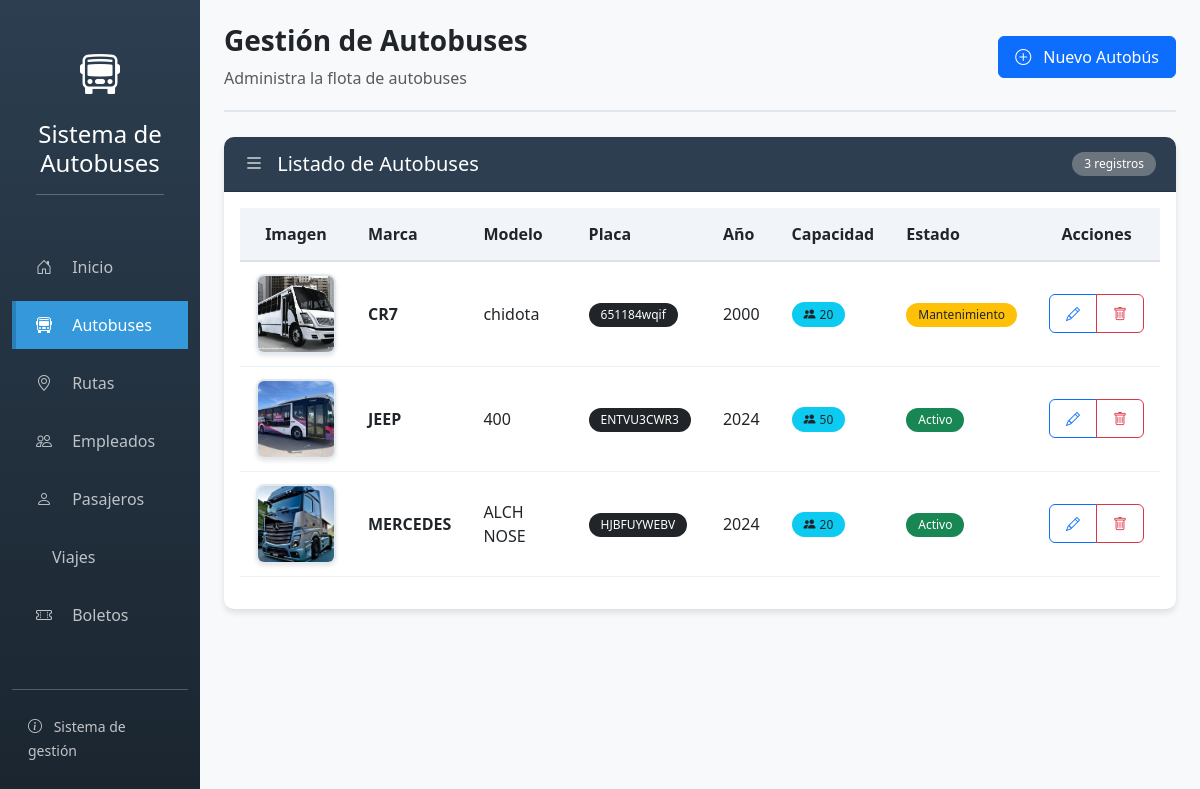
/autobuses/, run on the app's committed database.
### app_autobuses/models.py (models this page shows, shortened)
class Autobus(models.Model):
    ESTADOS = [
        ('activo', 'Activo'),
        ('mantenimiento', 'En Mantenimiento'),
        ('inactivo', 'Inactivo'),
    ]
    modelo = models.CharField(max_length=50)
    marca = models.CharField(max_length=50)
    placa = models.CharField(max_length=10, unique=True)
    año = models.IntegerField(validators=[MinValueValidator(2000), MaxValueValidator(2024)])
    capacidad = models.IntegerField(validators=[MinValueValidator(10), MaxValueValidator(100)])
    estado = models.CharField(max_length=20, choices=ESTADOS, default='activo')
    imagen = models.ImageField(upload_to=autobus_imagen_path, null=True, blank=True)
    fecha_creacion = models.DateTimeField(auto_now_add=True)
    class Meta:
        verbose_name = 'Autobús'
        verbose_name_plural = 'Autobuses'

### app_autobuses/views.py (the view)
# urls.py: path('autobuses/', views.autobus_listar, name='autobus_listar'),
def autobus_listar(request):
    autobuses = Autobus.objects.all().order_by('marca', 'modelo')
    return render(request, 'app_autobuses/autobus/listar.html', {'autobuses': autobuses})

### app_autobuses/templates/app_autobuses/autobus/listar.html (shortened to what this page needs)
{% extends 'base.html' %}
{% block header_title %}Gestión de Autobuses{% endblock %}
{% block header_subtitle %}Administra la flota de autobuses{% endblock %}
{% block header_buttons %}
<a href="{% url 'autobus_crear' %}" class="btn btn-primary">
    <i class="bi bi-plus-circle me-2"></i> Nuevo Autobús
</a>
{% endblock %}
{% block content %}
<div class="card">
    <div class="card-header d-flex justify-content-between align-items-center">
        <h5 class="mb-0"><i class="bi bi-list me-2"></i> Listado de Autobuses</h5>
        <span class="badge bg-secondary">{{ autobuses|length }} registros</span>
    </div>
    <div class="card-body">
        {% if autobuses %}
        <div class="table-responsive">
            <table class="table table-hover">
                <thead>
                    <tr>
                        <th width="90" class="text-center">Imagen</th>
                        <th>Marca</th>
                        <th>Modelo</th>
                        <th>Placa</th>
                        <th>Año</th>
                        <th>Capacidad</th>
                        <th>Estado</th>
                        <th width="120" class="text-center">Acciones</th>
                    </tr>
                </thead>
                <tbody>
                    {% for autobus in autobuses %}
                    <tr>
                        <td class="text-center">
                            {% if autobus.imagen %}
                            <img src="{{ autobus.imagen.url }}"
                                 class="img-tabla"
                                 alt="{{ autobus.marca }} {{ autobus.modelo }}"
                                 data-bs-toggle="tooltip"
                                 title="{{ autobus.marca }} {{ autobus.modelo }}">
                            {% else %}
                            <div class="sin-imagen" data-bs-toggle="tooltip" title="Sin imagen">
                                <i class="bi bi-bus-front"></i>
                                <small>Sin imagen</small>
                            </div>
                            {% endif %}
                        </td>
                        <td class="fw-bold">{{ autobus.marca }}</td>
                        <td>{{ autobus.modelo }}</td>
                        <td>
                            <span class="badge bg-dark">{{ autobus.placa }}</span>
                        </td>
                        <td>{{ autobus.año }}</td>
                        <td>
                            <span class="badge bg-info text-dark">
                                <i class="bi bi-people-fill me-1"></i>{{ autobus.capacidad }}
                            </span>
                        </td>
                        <td>
                            {% if autobus.estado == 'activo' %}
                            <span class="badge bg-success">Activo</span>
                            {% elif autobus.estado == 'mantenimiento' %}
                            <span class="badge bg-warning text-dark">Mantenimiento</span>
                            {% else %}
                            <span class="badge bg-danger">Inactivo</span>
                            {% endif %}
                        </td>
                        <td class="text-center">
                            <div class="btn-group btn-group-sm" role="group">
                                <a href="{% url 'autobus_editar' autobus.id %}"
                                   class="btn btn-outline-primary"
                                   data-bs-toggle="tooltip"
                                   title="Editar">
                                    <i class="bi bi-pencil"></i>
                                </a>
                                <a href="{% url 'autobus_eliminar' autobus.id %}"
                                   class="btn btn-outline-danger"
                                   data-bs-toggle="tooltip"
                                   title="Eliminar">
                                    <i class="bi bi-trash"></i>
                                </a>
                            </div>
                        </td>
                    </tr>
                    {% endfor %}
                </tbody>
            </table>
        </div>
        {% endif %}
    </div>
</div>
{% endblock %}

### app_autobuses/templates/base.html (shortened to what this page needs)
<!DOCTYPE html>
<html lang="es">
<head>
    <link href="https://cdn.jsdelivr.net/npm/bootstrap@5.3.0/dist/css/bootstrap.min.css" rel="stylesheet">
    <link rel="stylesheet" href="https://cdn.jsdelivr.net/npm/bootstrap-icons@1.10.0/font/bootstrap-icons.css">
</head>
<body>
    <div class="container-fluid">
        <div class="row">
            <nav class="col-md-3 col-lg-2 d-md-block sidebar">
                <div class="position-sticky pt-4">
                    <div class="text-center mb-5">
                        <div class="mb-3">
                            <i class="bi bi-bus-front fs-1 text-white"></i>
                        </div>
                        <h4 class="text-white mb-0">Sistema de</h4>
                        <h4 class="text-white mb-3">Autobuses</h4>
                        <hr class="bg-light opacity-25 mx-4">
                    </div>
                    <ul class="nav flex-column">
                        <li class="nav-item mb-2">
                            <a href="{% url 'index' %}" class="nav-link {% if request.path == '/' %}active{% endif %}">
                                <i class="bi bi-house-door me-3"></i>
                                <span>Inicio</span>
                            </a>
                        </li>
                        <li class="nav-item mb-2">
                            <a href="{% url 'autobus_listar' %}" class="nav-link {% if 'autobuses' in request.path %}active{% endif %}">
                                <i class="bi bi-bus-front me-3"></i>
                                <span>Autobuses</span>
                            </a>
                        </li>
                        <li class="nav-item mb-2">
                            <a href="{% url 'ruta_listar' %}" class="nav-link {% if 'rutas' in request.path %}active{% endif %}">
                                <i class="bi bi-geo-alt me-3"></i>
                                <span>Rutas</span>
                            </a>
                        </li>
                        <li class="nav-item mb-2">
                            <a href="{% url 'empleado_listar' %}" class="nav-link {% if 'empleados' in request.path %}active{% endif %}">
                                <i class="bi bi-people me-3"></i>
                                <span>Empleados</span>
                            </a>
                        </li>
                        <li class="nav-item mb-2">
                            <a href="{% url 'pasajero_listar' %}" class="nav-link {% if 'pasajeros' in request.path %}active{% endif %}">
                                <i class="bi bi-person me-3"></i>
                                <span>Pasajeros</span>
                            </a>
                        </li>
                        <li class="nav-item mb-2">
                            <a href="{% url 'viaje_listar' %}" class="nav-link {% if 'viajes' in request.path %}active{% endif %}">
                                <span>Viajes</span>
                            </a>
                        </li>
                        <li class="nav-item">
                            <a href="{% url 'boleto_listar' %}" class="nav-link {% if 'boletos' in request.path %}active{% endif %}">
                                <i class="bi bi-ticket-perforated me-3"></i>
                                <span>Boletos</span>
                            </a>
                        </li>
                    </ul>
                    <div class="mt-5 pt-4 border-top border-light border-opacity-25 px-3">
                        <small class="text-light opacity-75">
                            <i class="bi bi-info-circle me-2"></i>
                            Sistema de gestión
                        </small>
                    </div>
                </div>
            </nav>
            <main class="col-md-9 ms-sm-auto col-lg-10 px-4 pt-4">
                <div class="page-header">
                    <div class="d-flex justify-content-between align-items-center">
                        <div>
                            <h1 class="h3 mb-2 fw-bold text-dark">{% block header_title %}{% endblock %}</h1>
                            <p class="text-muted mb-0">{% block header_subtitle %}{% endblock %}</p>
                        </div>
                        <div>
                            {% block header_buttons %}{% endblock %}
                        </div>
                    </div>
                </div>
                {% block content %}{% endblock %}
            </main>
        </div>
    </div>
</body>
</html>

### app_autobuses/templates/base.html (style rules this page uses)
body { background-color: #f8f9fa; font-family: 'Segoe UI', Tahoma, Geneva, Verdana, sans-serif; }
.sidebar { background: linear-gradient(180deg, #2c3e50 0%, #1a252f 100%); color: white; min-height: 100vh; padding-top: 20px; }
.sidebar a { color: #bdc3c7; text-decoration: none; padding: 12px 20px; display: block; margin-bottom: 2px; transition: all 0.3s; border-left: 4px solid transparent; }
.sidebar a.active { color: white; background-color: #3498db; border-left: 4px solid #2980b9; }
.card { border: none; border-radius: 10px; box-shadow: 0 4px 6px rgba(0,0,0,0.1); margin-bottom: 25px; }
.card-header { background-color: #2c3e50; color: white; border-radius: 10px 10px 0 0 !important; padding: 15px 20px; font-weight: 600; }
.table th { background-color: #f1f5f9; font-weight: 600; padding: 14px 16px; border-bottom: 2px solid #dee2e6; }
.table td { padding: 12px 16px; vertical-align: middle; border-color: #edf2f7; }
.img-tabla { width: 80px; height: 80px; object-fit: cover; border-radius: 8px; border: 2px solid #e2e8f0; box-shadow: 0 2px 4px rgba(0,0,0,0.1); }
.btn { padding: 8px 16px; border-radius: 6px; font-weight: 500; transition: all 0.3s; }
.badge { padding: 6px 12px; border-radius: 20px; font-weight: 500; }
.page-header { padding-bottom: 20px; margin-bottom: 25px; border-bottom: 2px solid #e2e8f0; }

### data on the page
Autobus: imagen (picture), marca "CR7", modelo "chidota", placa "651184wqif", año "2000", capacidad "20", estado "Mantenimiento"
Autobus: imagen (picture), marca "JEEP", modelo "400", placa "ENTVU3CWR3", año "2024", capacidad "50", estado "Activo"
Autobus: imagen (picture), marca "MERCEDES", modelo "ALCH NOSE", placa "HJBFUYWEBV", año "2024", capacidad "20", estado "Activo"

### other printed values
{{ autobuses|length }} "3"
